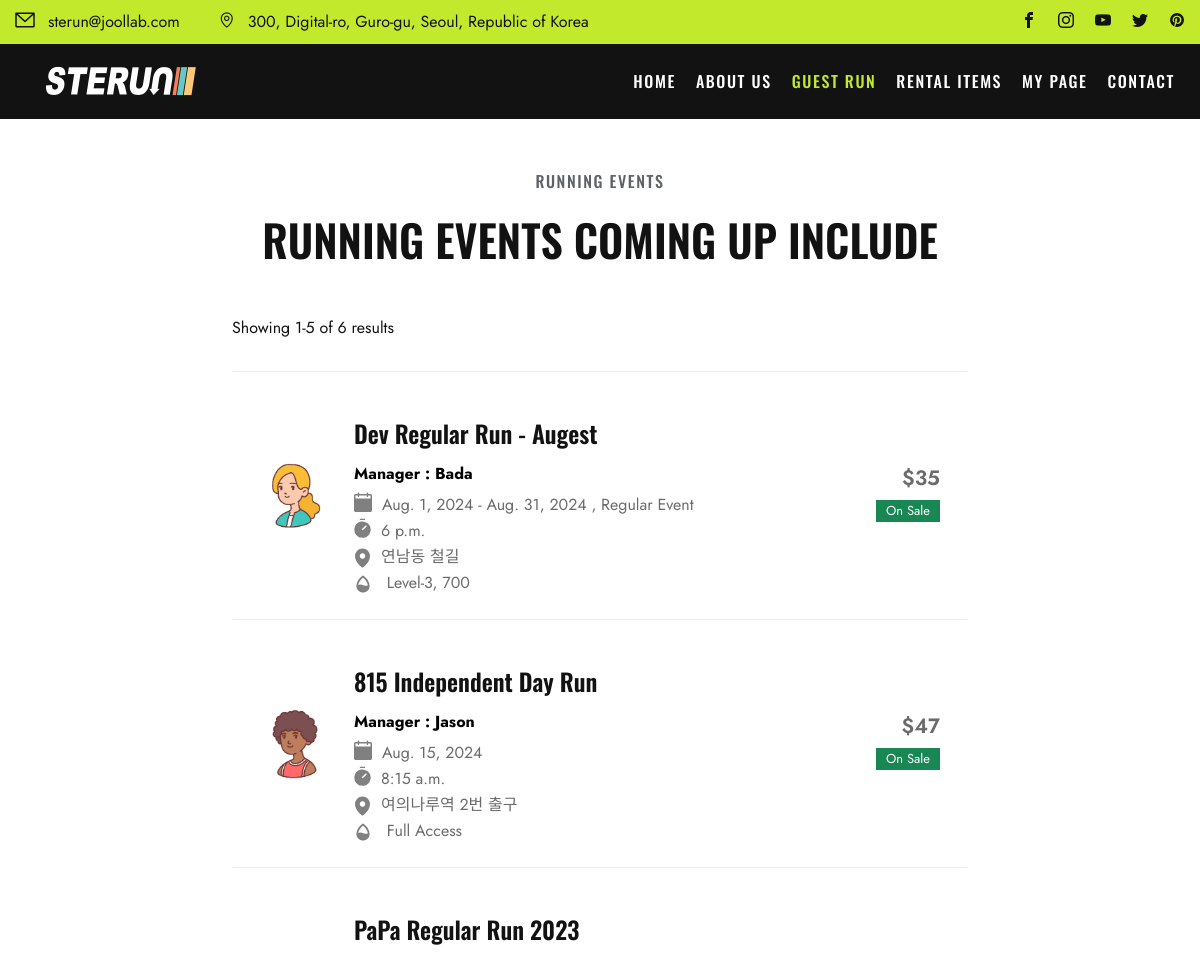
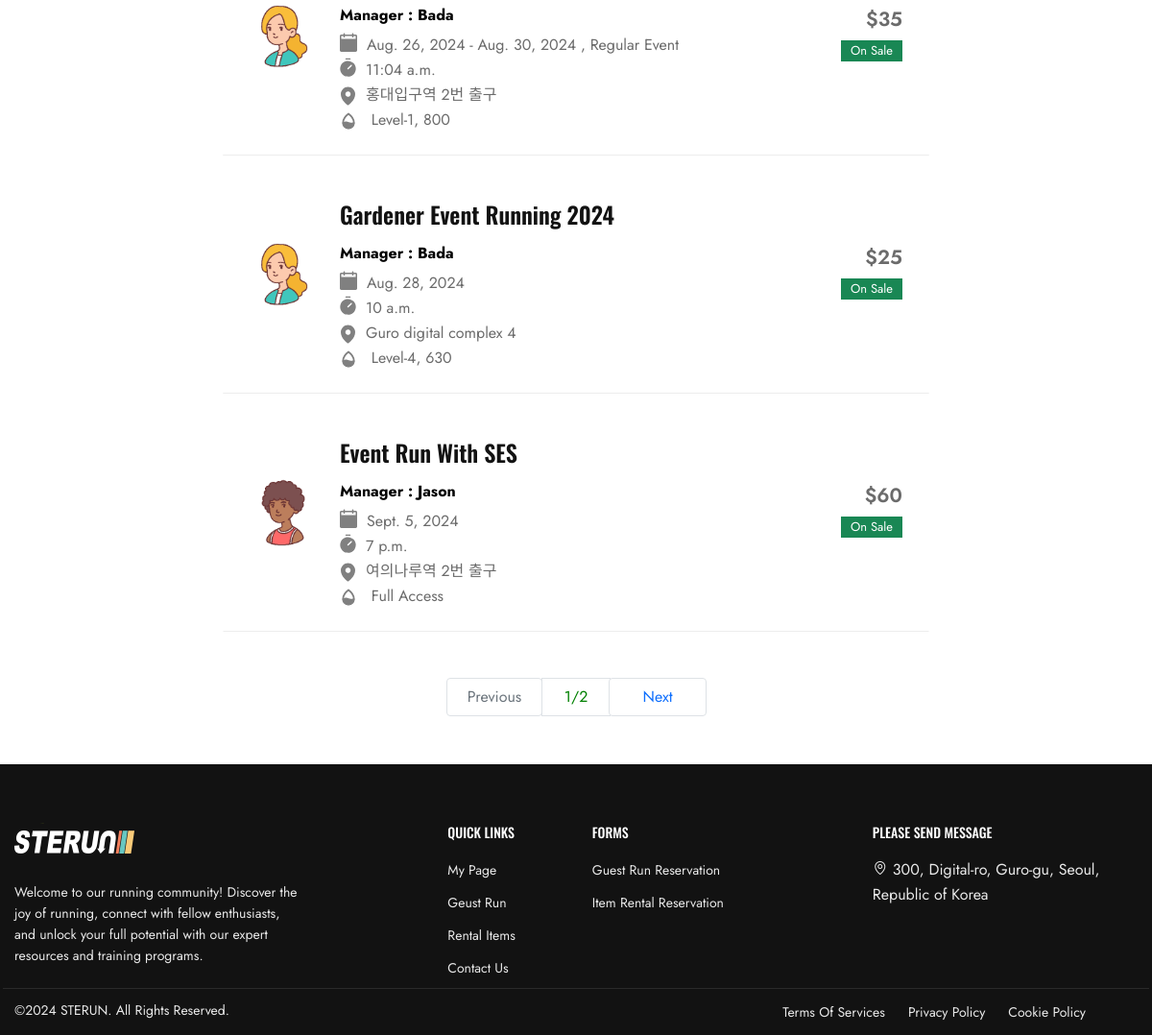
Screenshot of /events/ with the database file from the repository (2 pictures, top to bottom).
### events/models.py (models this page shows, shortened)
class GuestRun(models.Model):
    STATUS_CHOICE = [
        ("ST1", "Checking"),
        ("ST2", "On-Sale"),
        ("ST3", "Sold-Out"),
        ("ST4", "Closed"),
    ]
    LEVEL = [
        ("Level-1, 800","800"),
        ("Level-2, 730","730"),
        ("Level-3, 700","700"),
        ("Level-4, 630","630"),
        ("Level-5, 600","600"),
        ("Level-6, 530","530"),
        ("Full Access","Free"),
    ]
    event_id = models.AutoField(
        primary_key=True,
    )
    title = models.CharField(max_length=50)
    manager = models.ForeignKey(Manager, related_name="manager",blank=False, null=True, on_delete=models.SET_NULL)
    start_date = models.DateField(blank=True, null=True)
    start_time = models.TimeField(blank=True, null=True)
    end_date = models.DateField(blank=True, null=True)
    end_time = models.TimeField(blank=True, null=True)
    image = ResizedImageField(size=[1402,1000], upload_to="runMain", blank=True)
    route_image = ResizedImageField(size=[1402,1402], upload_to="runRoute", blank=True)
    start_point = models.CharField(max_length=50)
    status = models.CharField(
        max_length=8,
        choices=STATUS_CHOICE,
        default="ST1",
    )
    level = models.CharField(
        max_length=15,
        choices=LEVEL,
        default="Free",
    )
    amount = models.IntegerField(default=0)
    route = models.CharField(max_length=50, blank=False)
    desc = models.TextField(blank=True, default="-")
    completed = models.BooleanField(default=False)

### community/models.py (models this page shows, shortened)
class Manager(models.Model):
    m_id = models.AutoField(primary_key=True)
    account = models.ForeignKey(User, on_delete=models.CASCADE)
    name = models.CharField(max_length=20)
    email = models.CharField(max_length=50, blank=False)
    age = models.IntegerField(default=0)
    image = ResizedImageField(size=[200,200], upload_to="avatar", blank=False)

### community/views.py (the view)
# urls.py: path("events/", views.events, name="events"),
def events(request):
    events = GuestRun.objects.filter(completed=False).exclude(status="ST1").order_by("status","start_date")
    lenofevents = len(events)
    page = int(request.GET.get('p', 1)) #없으면 1로 지정
    paginator = Paginator(events, 5) #한 페이지 당 몇개 씩 보여줄 지 지정
    events = paginator.get_page(page)
    context = {"events": events,"len":lenofevents}
    return render(request,"event.html", context)

### templates/event.html (shortened to what this page needs)
{% extends "base.html" %}
{% load static %}
{% block content %}
  <div style="height:50px; width:100%;"></div>
  <div class="title-box title-medium center-title-box">
    <span class="sub-title wow fadeInUp animated">running events</span>
    <h2 class="title-section wow fadeInUp animated">Running Events Coming Up include</h2>
  </div>
  <div class="section">
    <div class="container">
      <div class="row mb-n5 justify-content-center">
        <div class="col-lg-8 col-12 mb-6 pe-lg-6">
          <div class="run-event-list-toolbar">
            <p>Showing 1-5 of
              {{len}}
              results</p>
          </div>
          <div class="run-event-list-wrap">
            {% for event in events %}
              <a href="{% url "community:event_detail" event.event_id %}" class="run-event-list row">
                <div class="company-logo col-auto">
                  <img style="width:70px;" src="/media/{{event.manager.image}}" alt="Company Logo">
                </div>
                <div class="salary-type col-auto order-sm-3">
                  <span class="salary-range">${{event.amount}}</span>
                  {% if event.status == "ST1" %}
                    <span class="badge bg-warning">Checking</span>
                  {% elif event.status == "ST2" %}
                    <span class="badge bg-success">On Sale</span>
                  {% elif event.status == "ST3" %}
                    <span class="badge bg-info">Sold Out</span>
                  {% elif event.status == "ST4" %}
                    <span class="badge bg-secondary">Closed</span>
                  {% endif %}
                </div>
                <div class="content col ">
                  <h5 class="title wow fadeInUp animated" style="margin-bottom:10px;">{{event.title}}</h5>
                  <div class="event-list-title wow fadeInUp animated">
                    Manager :
                    {{event.manager.name}}</div>
                  <ul class="meta wow fadeInUp animated">
                    <li>
                      {% if event.start_date == event.end_date %}
                        {{event.start_date}}
                      {% else %}{{event.start_date}}
                        -
                        {{event.end_date}}
                        , Regular Event
                      {% endif %}
                    </li>
                  </ul>
                  <ul class="meta wow fadeInUp animated">
                    <li>
                      {{event.start_time}}
                    </li>
                  </ul>
                  <ul class="meta wow fadeInUp animated">
                    <li>
                      {{event.start_point}}</li>
                  </ul>
                  <ul class="meta wow fadeInUp animated">
                    <li>
                      {{event.level}}
                    </li>
                  </ul>
                </div>
              </a>
            {% endfor %}
          </div>
          <ul class="pagination d-flex justify-content-center mt-5">
            {% if events.has_previous %}
              <li class="page-item" style="min-width:100px; text-align:center;">
                <a class="page-link" href="?p={{events.previous_page_number }}">Previous</a>
              </li>
            {% else %}
              <li class="page-item disabled" style="min-width:100px; text-align:center;">
                <a class="page-link" href="#">Previous</a>
              </li>
            {% endif %}
            <li class="page-item" style="min-width:70px; text-align:center;">
              <a class="page-link" style="color:green;" href="#">{{events.number}}/{{events.paginator.num_pages}}</a>
            </li>
            {% if events.has_next %}
              <li class="page-item" style="min-width:100px; text-align:center;">
                <a class="page-link" href="?p={{events.next_page_number }}">Next</a>
              </li>
            {% else %}
              <li class="page-item disabled" style="min-width:100px; text-align:center;">
                <a class="page-link" href="#">Next</a>
              </li>
            {% endif %}
          </ul>
          <div style="height:50px; width:100%;"></div>
        </div>
      </div>
    </div>
  </div>
{% endblock content%}

### static/css/style.css (style rules this page uses)
html { overflow-y: scroll; -webkit-text-size-adjust: 100%; -ms-text-size-adjust: 100%; }
body { line-height: 1; min-height: 100vh; -webkit-font-smoothing: antialiased; -webkit-text-size-adjust: 100%; -ms-text-size-adjust: 100%; }
a, abbr, acronym, address, applet, article, aside, audio, b, big, blockquote, body, caption, canvas, center, cite, code, dd, del, details, dfn, dialog, div, dl, dt, em, embed, fieldset, figcaption, figure, form, footer, header, hgroup, h1, h2, h3, h4, h5, h6, html, i, iframe, img, ins, kbd, label, legend, li, mark, menu, nav, object, ol, output, p, pre, q, ruby, s, samp, section, small, span, strike, strong, sub, summary, sup, tt, table, tbody, textarea, tfoot, thead, time, tr, th, td, u, ul, var, video { font-family: inherit; font-size: 100%; font-weight: inherit; font-style: inherit; vertical-align: baseline; margin: 0; padding: 0; border: 0; outline: 0; background: transparent; }
ol, ul { list-style: none; }
img { border: 0; -ms-interpolation-mode: bicubic; vertical-align: middle; }
*, *:before, *:after { -webkit-box-sizing: border-box; -moz-box-sizing: border-box; box-sizing: border-box; }
body { font: 16px/26px "Jost", sans-serif; font-weight: 400; background-color: var(--white); color: var(--black); }
a { text-decoration: none; -webkit-transition: all 0.3s ease-in-out; -moz-transition: all 0.3s ease-in-out; -ms-transition: all 0.3s ease-in-out; -o-transition: all 0.3s ease-in-out; transition: all 0.3s ease-in-out; color: var(--black); }
ul, ol { padding: 0; }
img { max-width: 100%; height: auto; }
h2 { font: 44px/50px "Oswald", sans-serif; }
h5 { font: 24px/36px "Oswald", sans-serif; }
h1, h2, h4, h5, h6 { color: var(--black); font-weight: 600; margin: 0 0 30px; }

### static/css/form/form-style.css (style rules this page uses)
:root { --white: #ffffff; --primary: #C3E92D; --success: #3DAB25; --black: #121212; --surface: #F7F7F7; --line: #E9E9E9; --secondary: #5E6267; --interactive: #2E72D2; --linear: #E9E9E9; --secondary-one: #A0A0A0; --critical: #DB4444; --linear-one: #E9E9E9; --grey: #1E1E1E; --line2: #2E2E2E; }

### static/css/board/style.css (style rules this page uses)
.run-event-list-toolbar { display: -webkit-box; display: -webkit-flex; display: -ms-flexbox; display: flex; -webkit-box-align: center; -webkit-align-items: center; -ms-flex-align: center; align-items: center; -webkit-flex-wrap: wrap; -ms-flex-wrap: wrap; flex-wrap: wrap; -webkit-box-pack: justify; -webkit-justify-content: space-between; -ms-flex-pack: justify; justify-content: space-between; margin: -10px -10px 20px; }
.run-event-list-toolbar p { display: -webkit-box; display: -webkit-flex; display: -ms-flexbox; display: flex; -webkit-box-align: center; -webkit-align-items: center; -ms-flex-align: center; align-items: center; margin: 0; padding: 10px; white-space: nowrap; }
.run-event-list-wrap { padding: 1px; }
.run-event-list { position: relative; z-index: 1; display: -webkit-box; display: -webkit-flex; display: -ms-flexbox; display: flex; -webkit-box-align: center; -webkit-align-items: center; -ms-flex-align: center; align-items: center; -webkit-flex-wrap: wrap; -ms-flex-wrap: wrap; flex-wrap: wrap; margin: -1px; padding: 23px 15px; border-width: 1px; border-style: solid; border-color: #EDEDED transparent; }
.run-event-list .salary-type { text-align: right; }
.run-event-list .salary-type .salary-range { font-weight: 600; line-height: 1; font-size:1.3rem; display: block; margin-bottom: 8px; color: #6b6b6b; }
.run-event-list .salary-type .badge { font-size: 13px; font-weight: 400; padding: 4px 10px 5px; border-radius: 0; }
.run-event-list .content .meta { display: -webkit-box; display: -webkit-flex; display: -ms-flexbox; display: flex; -webkit-flex-wrap: wrap; -ms-flex-wrap: wrap; flex-wrap: wrap; margin-bottom: 0; padding-left: 0; list-style: none; color: #6b6b6b; }
.run-event-list .content .meta li { margin-top: 0; margin-right: 20px; }
.run-event-list .content .meta li:last-child { margin-right: 0; }
.event-list-title { font-weight: bold; color:black; margin-bottom:5px; }
.title { margin:20px 0 10px 0; }

### rows the page displays
GuestRun: manager.image (picture), amount "35", status "On Sale", title "Dev Regular Run - Augest", manager.name "Bada", start_date "Aug. 1, 2024", end_date "Aug. 31, 2024", start_time "6 p.m.", start_point "연남동 철길", level "Level-3, 700"
GuestRun: manager.image (picture), amount "47", status "On Sale", title "815 Independent Day Run", manager.name "Jason", start_date "Aug. 15, 2024", start_time "8:15 a.m.", start_point "여의나루역 2번 출구", level "Full Access"
GuestRun: manager.image (picture), amount "35", status "On Sale", title "PaPa Regular Run 2023", manager.name "Bada", start_date "Aug. 26, 2024", end_date "Aug. 30, 2024", start_time "11:04 a.m.", start_point "홍대입구역 2번 출구", level "Level-1, 800"
GuestRun: manager.image (picture), amount "25", status "On Sale", title "Gardener Event Running 2024", manager.name "Bada", start_date "Aug. 28, 2024", start_time "10 a.m.", start_point "Guro digital complex 4", level "Level-4, 630"
GuestRun: manager.image (picture), amount "60", status "On Sale", title "Event Run With SES", manager.name "Jason", start_date "Sept. 5, 2024", start_time "7 p.m.", start_point "여의나루역 2번 출구", level "Full Access"

### other values shown
{{ len }} "6"
{{ events.number }} "1"
{{ events.paginator.num_pages }} "2"
